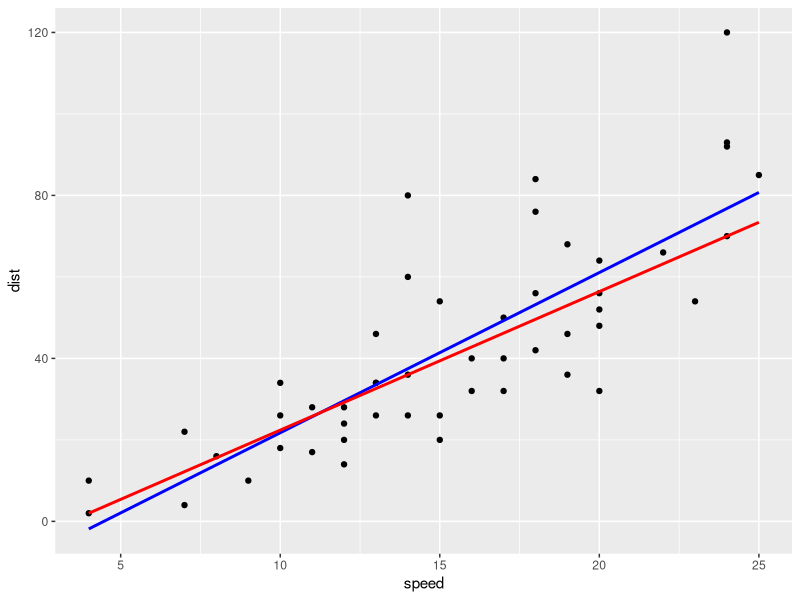
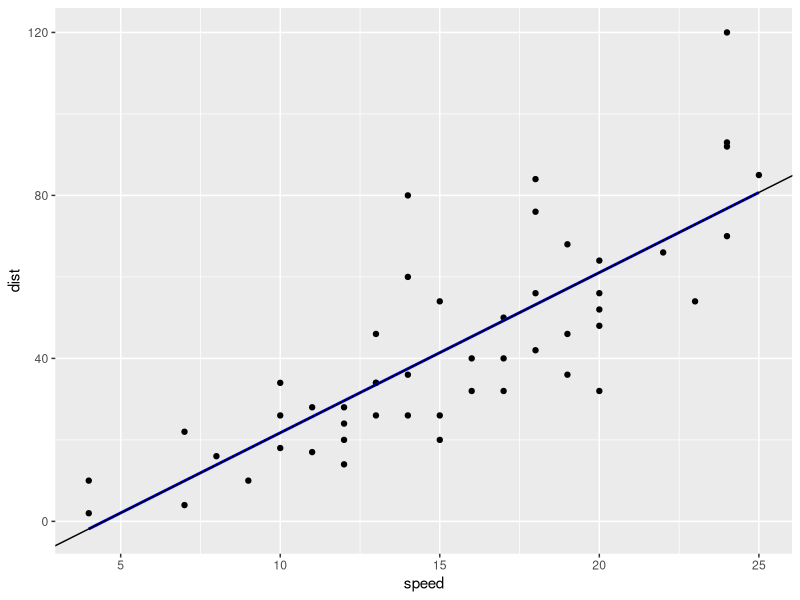

Write the R code that produced these figures, in order.
## ---- chunk 1
# install.packages("quantreg")
library(ggplot2)
library(quantreg)

ggplot(cars, aes(x=speed, y=dist)) +
geom_point() +
geom_smooth(method="lm", se = FALSE, color="blue") +
geom_smooth(method="rq", se = FALSE, color="red")
## ---- chunk 2
mse <- function(beta) {
  with(cars, {
    mean((dist - beta[1] - beta[2]*speed)^2)
  })
}

beta_hat <- nlm(mse, c(0,0))$estimate


ggplot(cars, aes(x=speed, y=dist)) +
geom_point() +
geom_smooth(method="lm", se = FALSE, color="blue") +
geom_abline(intercept = beta_hat[1], slope = beta_hat[2])
